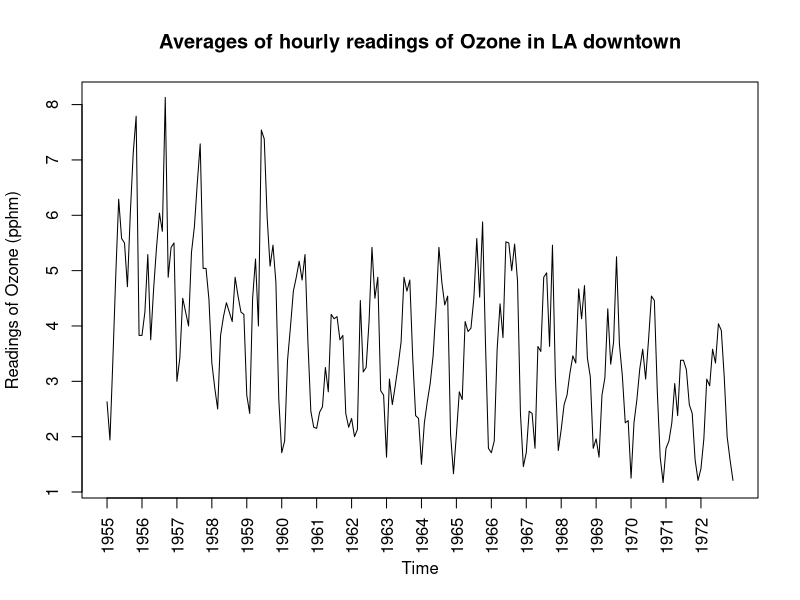
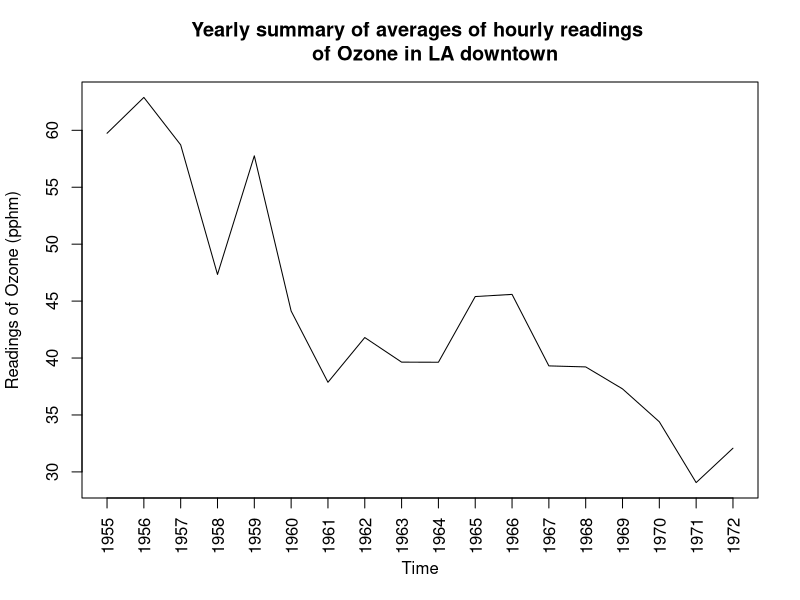
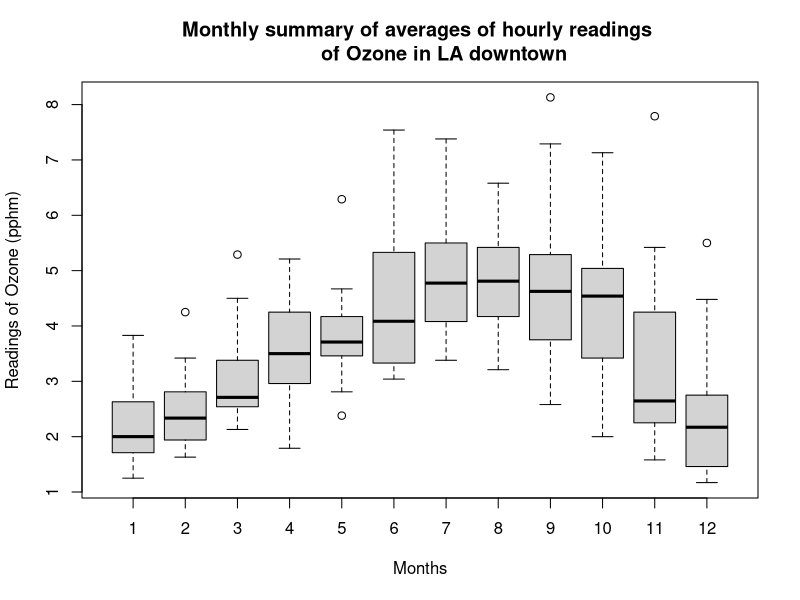
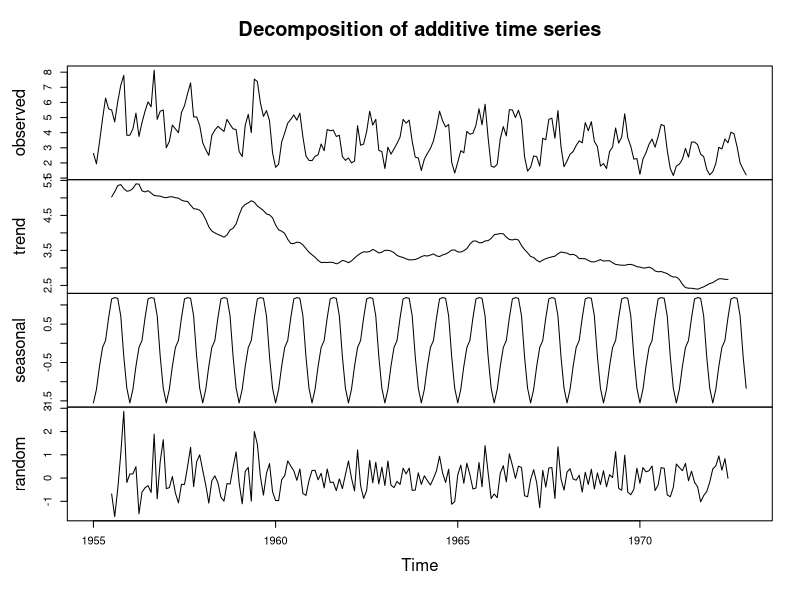

Here is the R script that generated these plots, in order:
## ---- chunk 1
knitr::opts_chunk$set(echo = TRUE)
## ---- chunk 2
oz <- read.csv("MonthlyOzoneLA.csv", header = FALSE)
oz.ts <- ts(oz, start = c(1955,1), end = c(1972,12), frequency = 12)

# exploratory commands
# class
class(oz.ts)

# starting date
start(oz.ts)

# ending date
end(oz.ts)

# frequency
frequency(oz.ts)
## ---- chunk 3
# print
print(oz.ts)

# comment on structure
# The structure is a 18 x 12 matrix, with 18 rows as years and 12 columns as months.
## ---- chunk 4
plot(oz.ts, ylab="Readings of Ozone (pphm)", xaxt="n",
     main = "Averages of hourly readings of Ozone in LA downtown")
axis(1, at = start(time(oz.ts))[1]:end(time(oz.ts))[1], labels = TRUE, las=2)

# period
# The period of the time series is 12.
## ---- chunk 5
agg_oz.ts <- aggregate(oz.ts)
plot(agg_oz.ts, ylab = "Readings of Ozone (pphm)", xaxt="n",
     main="Yearly summary of averages of hourly readings 
     of Ozone in LA downtown")
axis(1, at = start(time(agg_oz.ts))[1]:end(time(agg_oz.ts))[1], 
     labels = TRUE, las=2)

# comment on observation
# I observed that the time series reached its peak in 1956 and reached its bottom in 1971.
# And overall, there is a decreasing trend.
## ---- chunk 6
boxplot(oz.ts~cycle(oz.ts), xlab="Months", ylab="Readings of Ozone (pphm)",
        main="Monthly summary of averages of hourly readings 
        of Ozone in LA downtown")

# comment on observation
# I observed that there is seasonal effect, the values of readings are relative
# high for 6-10 (summer) while the values are relative low for 1-3,12 (winter).
## ---- chunk 7
plot(decompose(oz.ts))

# comment on observation
# Based on 'trend' part, I found that there is a decreasing trend.
# Based on 'seasonal' part, I found that there is a seasonal cycle.
# Based on 'random' part, I found that the variation between 1955 and 1960
# are relative large, while the variation between 1960 and 1972 are small.
